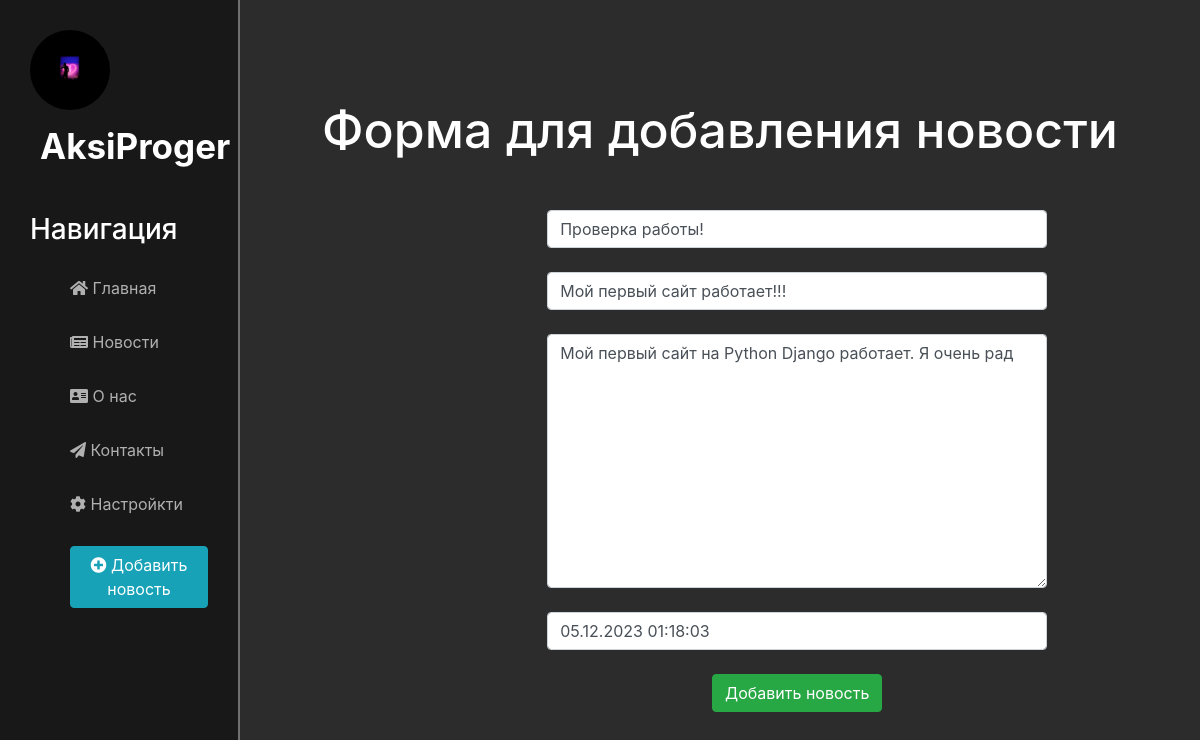
/news/1/update, run on the app's committed database.
### news/models.py (models this page shows, shortened)
class articles(models.Model):
    title = models.CharField('Название', max_length=50) #Создаём поле с названием 'Название' и ограничиваем в 50 символов
    anons = models.CharField('Анонс', max_length=250) #Создаём поле с названием 'Анонс' и ограничиваем в 50 символов
    full_text = models.TextField('Статья') #Создаём поле с названием 'Статья' её кол-во символов может достигать до 20к
    date = models.DateTimeField('Дата публикации') #Создаём поле с названием 'Дата публикации'
    class Meta:
        verbose_name = 'Новость' #Имя таблички в единственном числе
        verbose_name_plural = 'Новости' #Имя таблички в множественном числе

### news/views.py (the view)
# urls.py: path('<int:pk>/update', views.NewsUpdateView.as_view(), name="news-update"),
class NewsUpdateView(UpdateView): #Это класс, который используется для обновления существующей записи.
    model = articles
    template_name = 'news/create.html'
    form_class = articlesForm

### news/forms.py
class articlesForm(ModelForm):
    class Meta:
        model = articles
        fields = ['title', 'anons', 'full_text', 'date']
        widgets = {
            'title': TextInput(attrs={
                'class': 'form-control',
                'placeholder': 'Название новости'
            }),
            'anons': TextInput(attrs={
                'class': 'form-control',
                'placeholder': 'Анонс новости'}),
            'date': DateTimeInput(attrs={
                'class': 'form-control',
                'placeholder': 'Дата публикации'}),
            'full_text': Textarea(attrs={
                'class': 'form-control',
                'placeholder': 'Текст новости'}),
        }

### news/templates/news/create.html (shortened to what this page needs)
{% extends 'main/layout.html' %}
{% block content %}
    <div class="features" xmlns="http://www.w3.org/1999/html">
        <h1>Форма для добавления новости</h1>
        <form method="post">
            {{ form.title }}<br>
            {{ form.anons }}<br>
            {{ form.full_text }}<br>
            {{ form.date }}<br>
            <button class="btn btn-success" type="submit">Добавить новость</button>
        </form>
    </div>
{% endblock %}

### main/static/main/css/main.css (style rules this page uses)
body { background: #2c2c2c; }
main .features { float: left; color: white; margin-top: 100px; text-align: center; width: 80%; }
main .features h1 { font-size: 50px; }
form { margin-left: 32%; width: 500px; margin-top: 50px; }

### data on the page
articles: title "Проверка работы!", anons "Мой первый сайт работает!!!", full_text "Мой первый сайт на Python Django работает. Я очень рад", date "05.12.2023 01:18:03"
